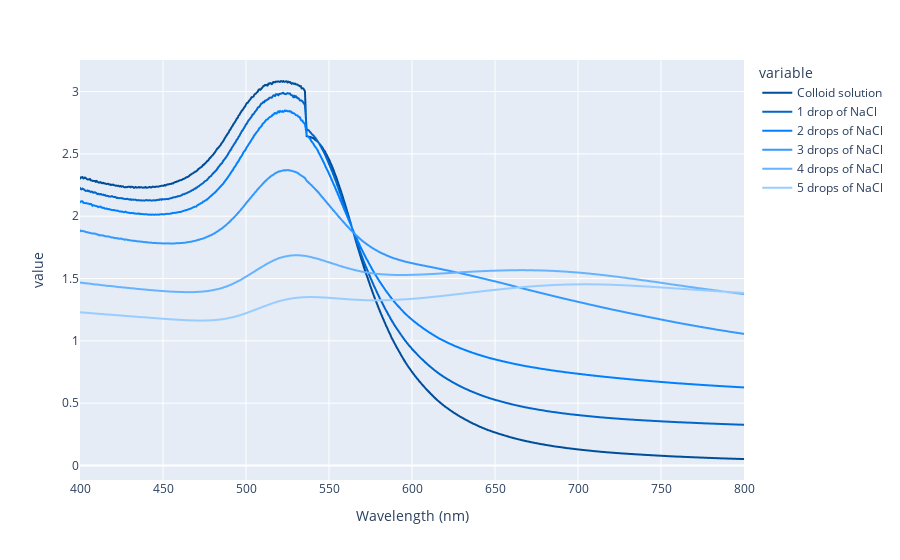

Write notebook code for a chart like this one.
### Code cell
fig = px.line(
    data_frame = data,
    x = "Wavelength (nm)",
    y = ["Colloid solution",
    "1 drop of NaCl",
    "2 drops of NaCl",
    "3 drops of NaCl",
    "4 drops of NaCl",
    "5 drops of NaCl"],
    color_discrete_sequence = ['#004d99','#0066cc','#0080ff','#3399ff','#66b3ff', '#99ccff']
)

fig.show()

### Figure 1 — Plotly figure (JSON) as saved in the notebook; plotly's stock layout.template omitted (floating-point values rounded to 4 significant figures; data arrays with more than 128 entries replaced by an {"elided": "..."} marker saying what was removed)
{"data": [{"hovertemplate": "variable=Colloid solution<br>Wavelength (nm)=%{x}<br>value=%{y}<extra></extra>", "legendgroup": "Colloid solution", "line": {"color": "#004d99", "dash": "solid"}, "mode": "lines", "name": "Colloid solution", "showlegend": true, "type": "scattergl", "x": {"elided": "801 float values"}, "xaxis": "x", "y": {"elided": "801 float values"}, "yaxis": "y"}, {"hovertemplate": "variable=1 drop of NaCl<br>Wavelength (nm)=%{x}<br>value=%{y}<extra></extra>", "legendgroup": "1 drop of NaCl", "line": {"color": "#0066cc", "dash": "solid"}, "mode": "lines", "name": "1 drop of NaCl", "showlegend": true, "type": "scattergl", "x": {"elided": "801 float values"}, "xaxis": "x", "y": {"elided": "801 float values"}, "yaxis": "y"}, {"hovertemplate": "variable=2 drops of NaCl<br>Wavelength (nm)=%{x}<br>value=%{y}<extra></extra>", "legendgroup": "2 drops of NaCl", "line": {"color": "#0080ff", "dash": "solid"}, "mode": "lines", "name": "2 drops of NaCl", "showlegend": true, "type": "scattergl", "x": {"elided": "801 float values"}, "xaxis": "x", "y": {"elided": "801 float values"}, "yaxis": "y"}, {"hovertemplate": "variable=3 drops of NaCl<br>Wavelength (nm)=%{x}<br>value=%{y}<extra></extra>", "legendgroup": "3 drops of NaCl", "line": {"color": "#3399ff", "dash": "solid"}, "mode": "lines", "name": "3 drops of NaCl", "showlegend": true, "type": "scattergl", "x": {"elided": "801 float values"}, "xaxis": "x", "y": {"elided": "801 float values"}, "yaxis": "y"}, {"hovertemplate": "variable=4 drops of NaCl<br>Wavelength (nm)=%{x}<br>value=%{y}<extra></extra>", "legendgroup": "4 drops of NaCl", "line": {"color": "#66b3ff", "dash": "solid"}, "mode": "lines", "name": "4 drops of NaCl", "showlegend": true, "type": "scattergl", "x": {"elided": "801 float values"}, "xaxis": "x", "y": {"elided": "801 float values"}, "yaxis": "y"}, {"hovertemplate": "variable=5 drops of NaCl<br>Wavelength (nm)=%{x}<br>value=%{y}<extra></extra>", "legendgroup": "5 drops of NaCl", "line": {"color": "#99ccff", "dash": "solid"}, "mode": "lines", "name": "5 drops of NaCl", "showlegend": true, "type": "scattergl", "x": {"elided": "801 float values"}, "xaxis": "x", "y": {"elided": "801 float values"}, "yaxis": "y"}], "layout": {"legend": {"title": {"text": "variable"}, "tracegroupgap": 0}, "margin": {"t": 60}, "xaxis": {"anchor": "y", "domain": [0, 1], "title": {"text": "Wavelength (nm)"}}, "yaxis": {"anchor": "x", "domain": [0, 1], "title": {"text": "value"}}}}
